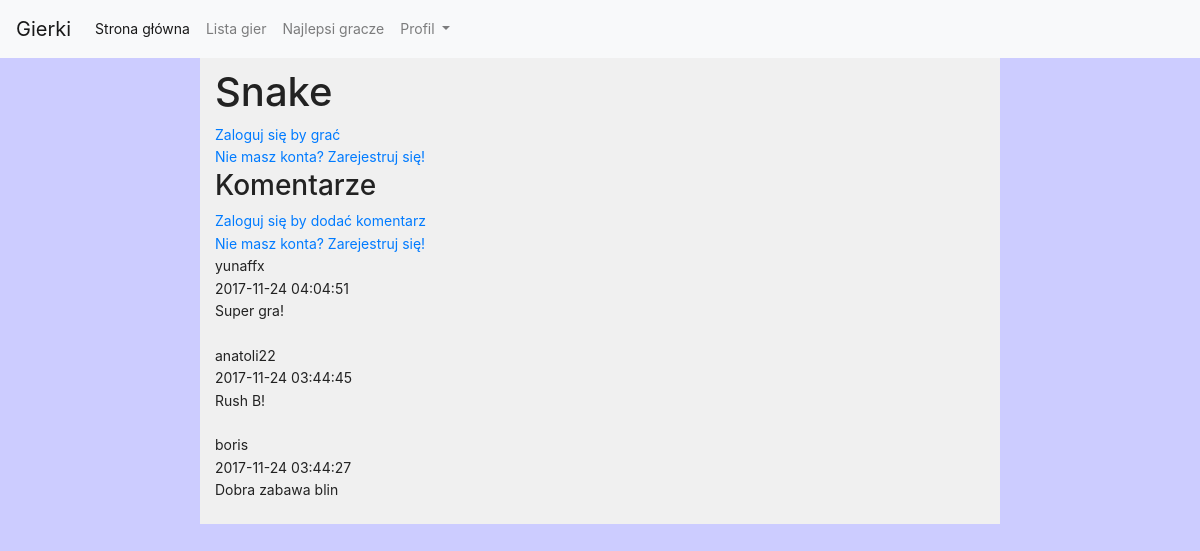
The page /snake.php on the database as committed earlier.
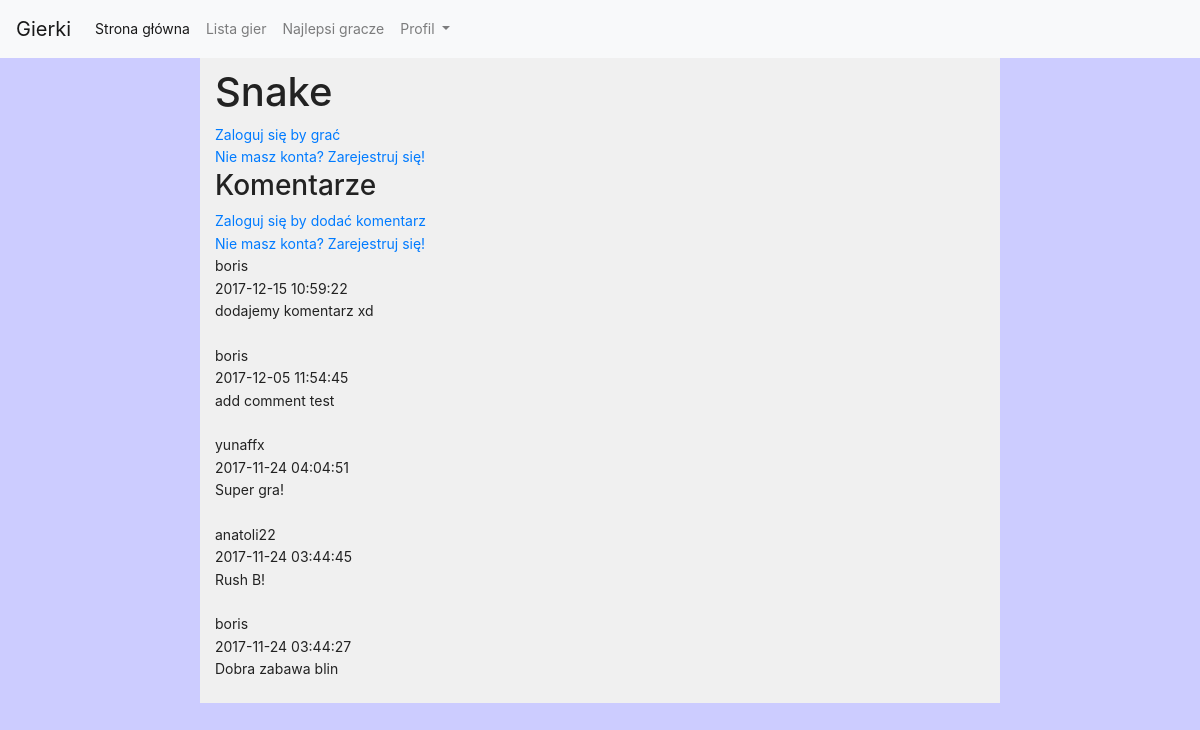
The same page on the database as committed later.
### tables this page shows
CREATE TABLE `comments` (
  `id` int(11) NOT NULL,
  `game_id` int(11) NOT NULL,
  `user_id` int(11) NOT NULL,
  `timestamp` timestamp NOT NULL DEFAULT CURRENT_TIMESTAMP ON UPDATE CURRENT_TIMESTAMP,
  `text` text NOT NULL
);

CREATE TABLE `users` (
  `id` int(11) NOT NULL,
  `login` varchar(255) NOT NULL,
  `password` varchar(255) NOT NULL,
  `email` varchar(255) NOT NULL,
  `group_id` int(11) NOT NULL,
  `registered` int(11) NOT NULL,
  `last_login` int(11) NOT NULL,
  `ip` varchar(15) NOT NULL
);

### snake.php (the view, shortened to what this page needs)
<!DOCTYPE html>
<html>
	<head>
		<link rel="stylesheet" href="https://maxcdn.bootstrapcdn.com/bootstrap/4.0.0-beta.2/css/bootstrap.min.css">
		<link rel="stylesheet" href="./style.css">
	</head>
	<body>
		<div class="container-fluid col-md-8 main">
      <h1>Snake</h1>
      <?php
			if (!isset($_SESSION['loggedin'])){
					echo '<a href="index.php">Zaloguj się by grać</a>
					</br><a href="./register.php">Nie masz konta? Zarejestruj się!</a>
					';
			}
			?>
      <br>
      <?php
			if (!isset($_SESSION['loggedin'])){
					echo '<h3>Komentarze</h3>
					<a href="index.php">Zaloguj się by dodać komentarz</a>
					</br><a href="./register.php">Nie masz konta? Zarejestruj się!</a><br>';
			}
      $comments_query = "SELECT A.timestamp, A.text, B.login as username
                          FROM comments A
                          Join users B
                          on B.id = A.user_id
                          WHERE A.game_id = 1
                          ORDER BY A.timestamp DESC";
      $com_result = mysql_query($comments_query);
      while($row = mysql_fetch_assoc($com_result)) {
        echo $row['username'].'<br>'.$row['timestamp'].'<br>'.$row['text'].'<br><br>';
      }
      ?>
    </div>
  </body>
</html>

### style.css (style rules this page uses)
body { font-size: 14px; line-height: 1.6; background-color: #CCCCFF; color: #222222; }
.main { padding-top: 10px; background-color: #F0F0F0; }

Rows that differ between the two databases and show on the page:
added comments: user.login "boris", timestamp "2017-12-15 10:59:22", text "dodajemy komentarz xd"
added comments: user.login "boris", timestamp "2017-12-05 11:54:45", text "add comment test"
